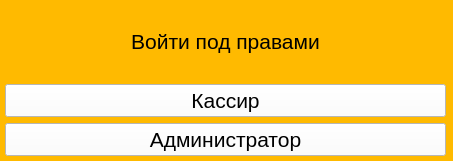
<?xml version="1.0" encoding="UTF-8"?>
<ui version="4.0">
 <class>Form</class>
 <widget class="QWidget" name="Form">
  <property name="geometry">
   <rect>
    <x>0</x>
    <y>0</y>
    <width>453</width>
    <height>161</height>
   </rect>
  </property>
  <property name="minimumSize">
   <size>
    <width>453</width>
    <height>161</height>
   </size>
  </property>
  <property name="maximumSize">
   <size>
    <width>453</width>
    <height>161</height>
   </size>
  </property>
  <property name="font">
   <font>
    <pointsize>16</pointsize>
   </font>
  </property>
  <property name="windowTitle">
   <string>Вход в систему</string>
  </property>
  <property name="styleSheet">
   <string notr="true">background: rgb(255, 186, 0);</string>
  </property>
  <widget class="QWidget" name="gridLayoutWidget">
   <property name="geometry">
    <rect>
     <x>0</x>
     <y>0</y>
     <width>451</width>
     <height>161</height>
    </rect>
   </property>
   <layout class="QGridLayout" name="gridLayout">
    <property name="leftMargin">
     <number>5</number>
    </property>
    <property name="topMargin">
     <number>5</number>
    </property>
    <property name="rightMargin">
     <number>5</number>
    </property>
    <property name="bottomMargin">
     <number>5</number>
    </property>
    <item row="0" column="0">
     <widget class="QLabel" name="label">
      <property name="font">
       <font>
        <family>MS Shell Dlg 2</family>
        <pointsize>16</pointsize>
       </font>
      </property>
      <property name="text">
       <string>Войти под правами</string>
      </property>
      <property name="alignment">
       <set>Qt::AlignCenter</set>
      </property>
     </widget>
    </item>
    <item row="1" column="0">
     <widget class="QPushButton" name="button_cashier">
      <property name="font">
       <font>
        <pointsize>16</pointsize>
       </font>
      </property>
      <property name="styleSheet">
       <string notr="true">background: rgb(255, 255, 255);</string>
      </property>
      <property name="text">
       <string>Кассир</string>
      </property>
     </widget>
    </item>
    <item row="2" column="0">
     <widget class="QPushButton" name="button_admin">
      <property name="font">
       <font>
        <pointsize>16</pointsize>
       </font>
      </property>
      <property name="styleSheet">
       <string notr="true">background: rgb(255, 255, 255);</string>
      </property>
      <property name="text">
       <string>Администратор</string>
      </property>
     </widget>
    </item>
   </layout>
  </widget>
 </widget>
 <resources/>
 <connections/>
</ui>
